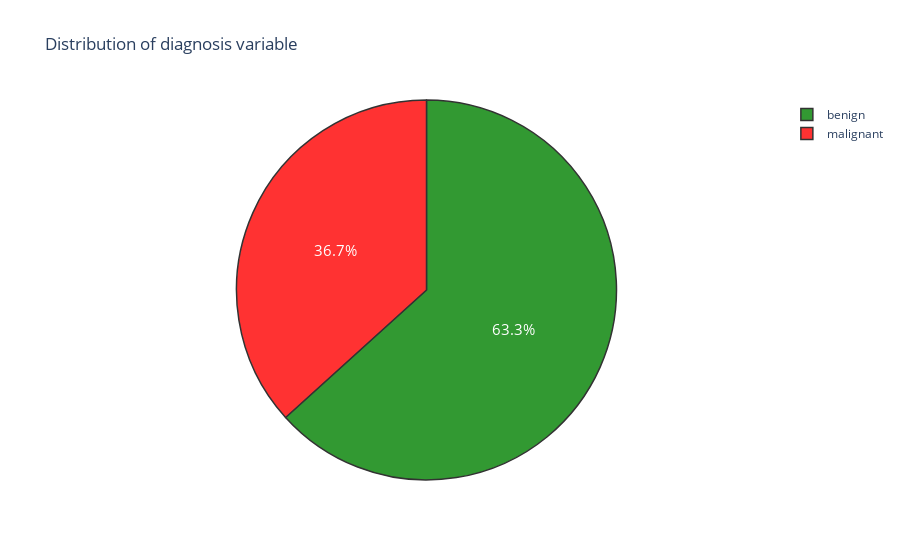

Notebook source saved alongside this figure:
### Code cell
trace = go.Pie(labels = ['benign','malignant'], values = df['diagnosis'].value_counts(), 
               textfont=dict(size=15), opacity = 0.8,
               marker=dict(colors=['green', 'red'], 
                           line=dict(color='#000000', width=1.5)))


layout = dict(title =  'Distribution of diagnosis variable')
           
fig = dict(data = [trace], layout=layout)
py.iplot(fig)

### Figure 1 — Plotly figure (JSON) as saved in the notebook; plotly's stock layout.template omitted (floating-point values rounded to 4 significant figures)
{"data": [{"labels": ["benign", "malignant"], "marker": {"colors": ["green", "red"], "line": {"color": "#000000", "width": 1.5}}, "opacity": 0.8, "textfont": {"size": 15}, "type": "pie", "values": [357, 207]}], "layout": {"title": {"text": "Distribution of diagnosis variable"}}}
